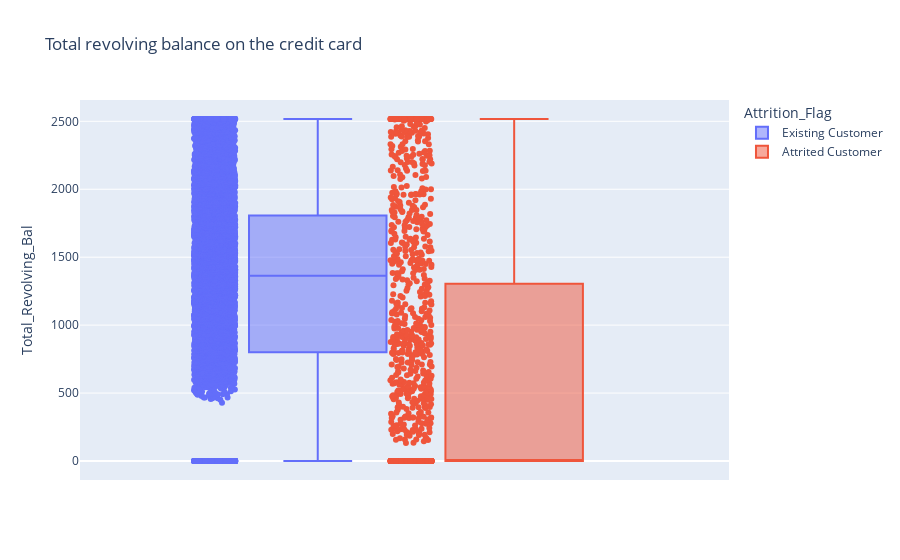

Notebook cell for this chart:
### Markdown cell above
Pelanggan yang berhenti berlangganan memiliki batas kredit yang lebih rendah, jadi mungkin tingkatkan batas kredit untuk pelanggan tersebut

### Code cell
fig = plx.box(data, color="Attrition_Flag", y="Total_Revolving_Bal", points="all",title='Total revolving balance on the credit card')
fig.show()

### Figure 1 — Plotly figure (JSON) as saved in the notebook; plotly's stock layout.template omitted (floating-point values rounded to 4 significant figures; data arrays with more than 128 entries replaced by an {"elided": "..."} marker saying what was removed)
{"data": [{"alignmentgroup": "True", "boxpoints": "all", "hovertemplate": "Attrition_Flag=Existing Customer<br>Total_Revolving_Bal=%{y}<extra></extra>", "legendgroup": "Existing Customer", "marker": {"color": "#636efa"}, "name": "Existing Customer", "notched": false, "offsetgroup": "Existing Customer", "orientation": "v", "showlegend": true, "type": "box", "x0": " ", "xaxis": "x", "y": {"elided": "8500 int values"}, "y0": " ", "yaxis": "y"}, {"alignmentgroup": "True", "boxpoints": "all", "hovertemplate": "Attrition_Flag=Attrited Customer<br>Total_Revolving_Bal=%{y}<extra></extra>", "legendgroup": "Attrited Customer", "marker": {"color": "#EF553B"}, "name": "Attrited Customer", "notched": false, "offsetgroup": "Attrited Customer", "orientation": "v", "showlegend": true, "type": "box", "x0": " ", "xaxis": "x", "y": {"elided": "1627 int values"}, "y0": " ", "yaxis": "y"}], "layout": {"boxmode": "group", "legend": {"title": {"text": "Attrition_Flag"}, "tracegroupgap": 0}, "title": {"text": "Total revolving balance on the credit card"}, "xaxis": {"anchor": "y", "domain": [0, 1]}, "yaxis": {"anchor": "x", "domain": [0, 1], "title": {"text": "Total_Revolving_Bal"}}}}
